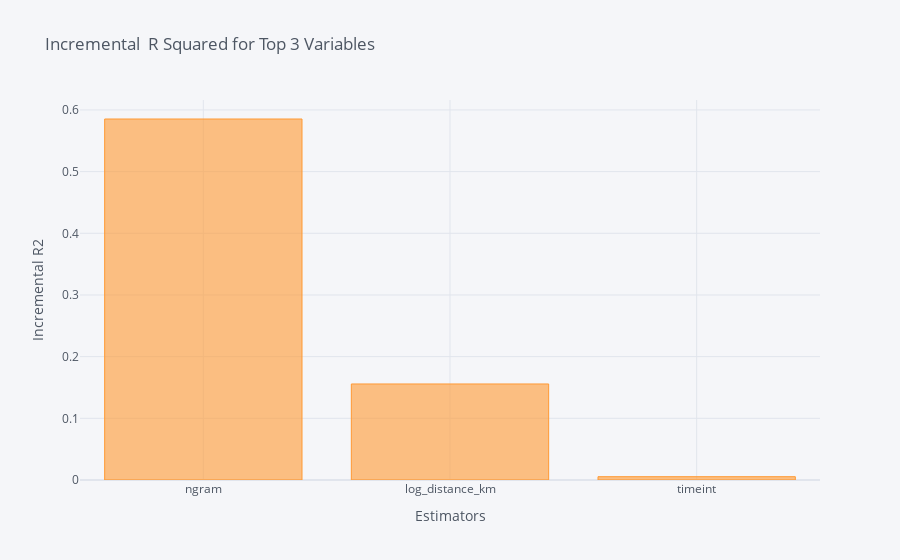
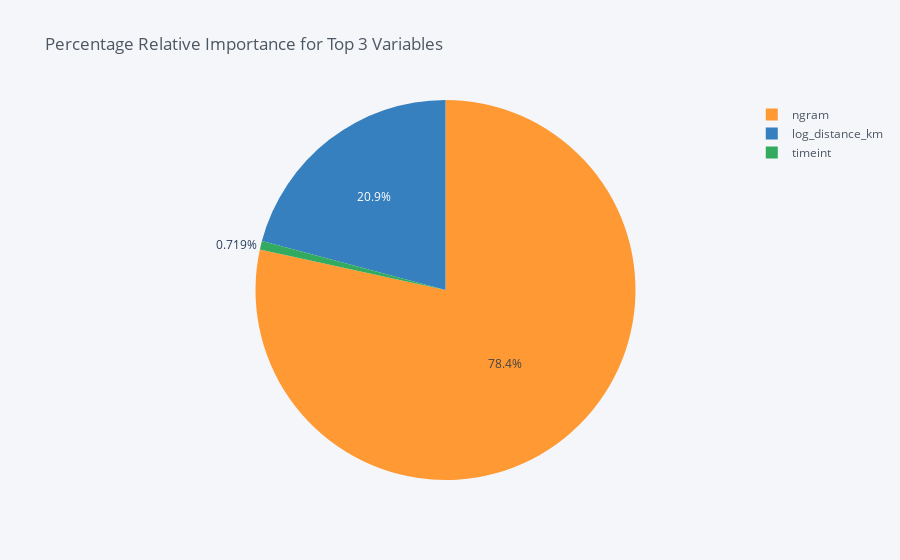

Write notebook code for charts like these, in order.
### Code cell
country='Spain'
NDFS=countries_NDFS[country]

print(country)
print('----------------------------------')
dominance_regression=Dominance(data=NDFS,target='mu',objective=1)
dominance_regression.incremental_rsquare()
dominance_regression.plot_incremental_rsquare()

### Figure 1 — Plotly figure (JSON) as saved in the notebook; plotly's stock layout.template omitted (floating-point values rounded to 4 significant figures)
{"data": [{"marker": {"color": "rgba(255, 153, 51, 0.6)", "line": {"color": "rgba(255, 153, 51, 1.0)", "width": 1}}, "name": "incremental_r2", "orientation": "v", "text": "", "type": "bar", "x": ["ngram", "log_distance_km", "timeint"], "y": [0.5854, 0.1557, 0.005369]}], "layout": {"legend": {"bgcolor": "#F5F6F9", "font": {"color": "#4D5663"}}, "paper_bgcolor": "#F5F6F9", "plot_bgcolor": "#F5F6F9", "title": {"font": {"color": "#4D5663"}, "text": "Incremental  R Squared for Top 3 Variables "}, "xaxis": {"gridcolor": "#E1E5ED", "showgrid": true, "tickfont": {"color": "#4D5663"}, "title": {"font": {"color": "#4D5663"}, "text": "Estimators"}, "zerolinecolor": "#E1E5ED"}, "yaxis": {"gridcolor": "#E1E5ED", "showgrid": true, "tickfont": {"color": "#4D5663"}, "title": {"font": {"color": "#4D5663"}, "text": "Incremental R2"}, "zerolinecolor": "#E1E5ED"}}}

### Figure 2 — Plotly figure (JSON) as saved in the notebook; plotly's stock layout.template omitted (floating-point values rounded to 4 significant figures)
{"data": [{"labels": ["ngram", "log_distance_km", "timeint"], "marker": {"colors": ["rgba(255, 153, 51, 1.0)", "rgba(55, 128, 191, 1.0)", "rgba(50, 171, 96, 1.0)"]}, "name": "", "type": "pie", "values": [78.42, 20.86, 0.7193]}], "layout": {"legend": {"bgcolor": "#F5F6F9", "font": {"color": "#4D5663"}}, "paper_bgcolor": "#F5F6F9", "plot_bgcolor": "#F5F6F9", "title": {"font": {"color": "#4D5663"}, "text": "Percentage Relative Importance for Top 3 Variables "}}}
